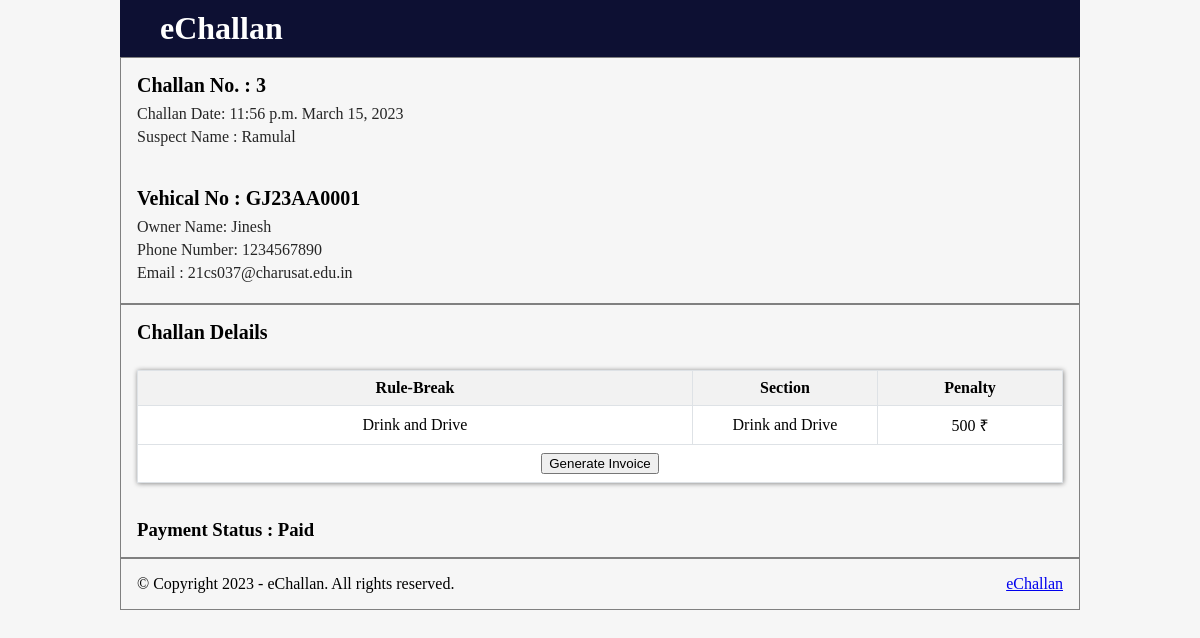
Page /echallan/user/invoice/3 on the committed database.
### rto/models.py (models this page shows, shortened)
class Challan(models.Model):
    challan_no=models.AutoField(primary_key = True)
    cpolice=models.CharField(max_length=50,default=None)
    suspect_name=models.CharField(max_length=50,default=None)
    owner_name=models.CharField(max_length=50,default=None)
    offence_date=models.DateField(default=None)
    offence_time=models.TimeField(default=None)
    vehicle_no=models.CharField(max_length=50,default=None)
    offender_mobile_no=models.IntegerField(default=None,null=True)
    offender_email_id=models.CharField(max_length=50,default=None,null=True)
    fine=models.IntegerField(default=None)
    rule_code=models.CharField(max_length=50,default=None)
    evidence=models.ImageField( height_field=None, width_field=None,max_length=100, blank=True)
    status=models.CharField(max_length=15,default='Pending')

class Rules(models.Model):
    rule_id=models.AutoField(primary_key= True)
    rule_code=models.CharField(max_length=50)
    rule_desc=models.CharField(max_length=100,blank=True)
    rule_sect = models.CharField(max_length=50,null=True)
    rule_pen=models.CharField(max_length=100,null=True)

### echallan/views.py (the view)
# urls.py: path('user/invoice/<int:cno>', views.invoice,name="paidlist"),
def invoice(request,cno):
        c=Challan.objects.get(challan_no=cno)
        r_code=c.rule_code
        r=Rules.objects.get(rule_code=r_code)
        v_no=c.vehicle_no
        v=Vehicle.objects.get(vehicle_no=v_no)
        context = {
            'user': user(request),
            'c':c,
            'r':r,
            'v':v
        }
        return render(request, 'r.html', context)

### echallan/views.py (called while the page is built)
def user(request):
    v_no=request.GET.get('vehicleNumber','GJ00XX0000')
    vexist = Vehicle.objects.filter(vehicle_no=v_no).count()
    print(vexist)
    if vexist:
        c=list(Challan.objects.all().filter(vehicle_no=v_no))
        pen=Challan.objects.filter(status='Pending',vehicle_no=v_no).count()
        p=Challan.objects.filter(status='Paid',vehicle_no=v_no).count()
        return render(request,"user.html",{'v':v_no ,'c':c,'pen':pen,'p':p})
    else:
        return redirect ('../')

### echallan/templates/r.html (shortened to what this page needs)
<!DOCTYPE html>
<html lang="en">
<head>
</head>
<body>
    <div class="container " id="invoice">
        <div class="brand-section">
            <div class="row">
                <div class="col-6">
                    <h1 class="text-white">eChallan</h1>
                </div>
            </div>
        </div>
        <div class="body-section">
            <div class="row">
                <div class="col-6">
                    <h2 class="heading">Challan No. : {{c.challan_no}}</h2>
                    <p class="sub-heading">Challan Date: {{c.offence_time}} {{c.offence_date}} </p>
                    <p class="sub-heading">Suspect Name : {{c.suspect_name}} </p>
                </div>
            </div>
            <br>
            <br>
            <div class="row">
                <div class="col-6">
                    <h3 class="heading">Vehical No : {{c.vehicle_no}}</h3>
                    <p class="sub-heading">Owner Name: {{c.owner_name}}</p>
                    <p class="sub-heading">Phone Number: {{c.offender_mobile_no}}</p>
                    <p class="sub-heading">Email : {{c.offender_email_id}}</p>
                </div>
            </div>
        </div>
        <div class="body-section">
            <h3 class="heading">Challan Delails</h3>
            <br>
            <table class="table-bordered">
                <thead>
                    <tr>
                        <th>Rule-Break</th>
                        <th class="w-20">Section</th>
                        <th class="w-20">Penalty</th>
                    </tr>
                </thead>
                <tbody>
                    <tr>
                        <td>{{r.rule_desc}}</td>
                        <td>{{r.rule_desc}}</td>
                        <td>{{c.fine}} ₹</td>
                    </tr>
                    <tr>
                        <td colspan="3" class="text-centar">
                            </button><button class="waves-effect waves-light" onclick="generatePDF()">Generate Invoice</button>
                        </td>
                    </tr>
                </tbody>
            </table>
            <br>
            <br>
            <h3>Payment Status : Paid</h3>
        </div>
        <div class="body-section">
            <p>&copy; Copyright 2023 - eChallan. All rights reserved.
                <a href="#" class="float-right">eChallan</a>
            </p>
        </div>
    </div>
</body>
</html>

### echallan/templates/r.html (style rules this page uses)
body { background-color: #F6F6F6; margin: 0; padding: 0; }
h1, h2, h3, h4, h5, h6 { margin: 0; padding: 0; }
p { margin: 0; padding: 0; }
.container { width: 80%; margin-right: auto; margin-left: auto; }
.brand-section { background-color: #0d1033; padding: 10px 40px; }
.row { display: flex; flex-wrap: wrap; }
.col-6 { width: 50%; flex: 0 0 auto; }
.text-white { color: #fff; }
.body-section { padding: 16px; border: 1px solid gray; }
.heading { font-size: 20px; margin-bottom: 08px; }
.sub-heading { color: #262626; margin-bottom: 05px; }
table { background-color: #fff; width: 100%; border-collapse: collapse; }
table thead tr { border: 1px solid #111; background-color: #f2f2f2; }
table td { vertical-align: middle !important; text-align: center; }
table th, table td { padding-top: 08px; padding-bottom: 08px; }
.table-bordered { box-shadow: 0px 0px 5px 0.5px gray; }
.table-bordered td, .table-bordered th { border: 1px solid #dee2e6; }
.w-20 { width: 20%; }
.float-right { float: right; }

### rows in the picture
Challan: challan_no "3", offence_time "11:56 p.m.", offence_date "March 15, 2023", suspect_name "Ramulal", vehicle_no "GJ23AA0001", owner_name "Jinesh", offender_mobile_no "1234567890", offender_email_id "21cs037@charusat.edu.in", fine "500"
Rules: rule_desc "Drink and Drive"
